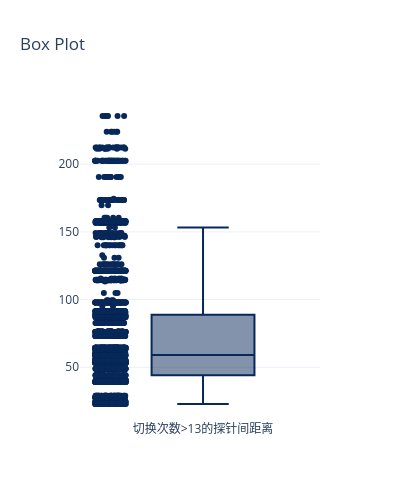

The code cell stored with this chart in its notebook:
### Code cell
myplot.Boxes([(df_insight[df_insight['count']>14].distance,'切换次数>13的探针间距离')])

### Figure 1 — Plotly figure (JSON) as saved in the notebook; plotly's stock layout.template omitted (floating-point values rounded to 4 significant figures; data arrays with more than 128 entries replaced by an {"elided": "..."} marker saying what was removed)
{"data": [{"boxpoints": "all", "jitter": 0.3, "line": {"color": "rgb(7,40,89)"}, "marker": {"color": "rgb(7,40,89)"}, "name": "切换次数>13的探针间距离", "pointpos": -1.8, "type": "box", "y": {"elided": "3394 float values"}}], "layout": {"height": 500, "title": {"text": "Box Plot"}, "width": 400}}
